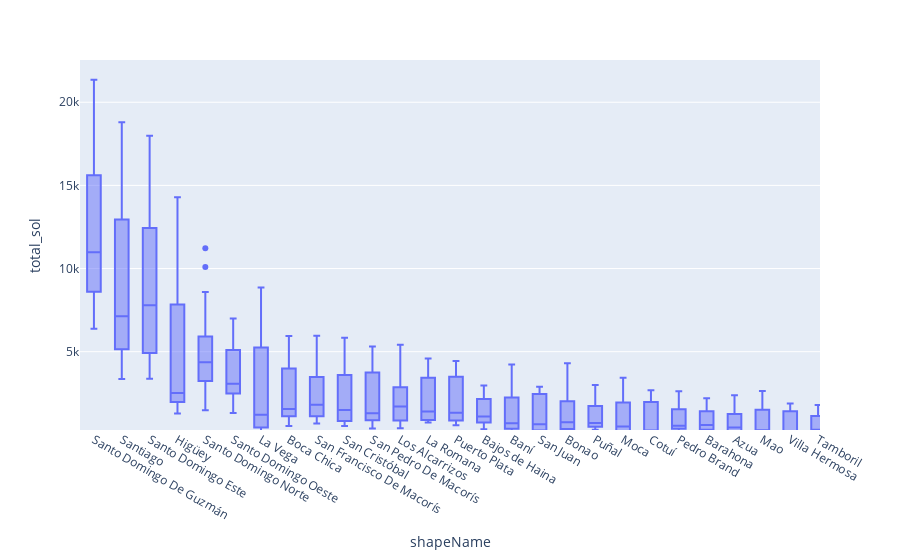

Notebook cell for this chart:
### Code cell
fig = px.box(ntl, x = "shapeName", y = "total_sol")
fig.update_xaxes(categoryorder='total descending')
fig.show()

### Figure 1 — Plotly figure (JSON) as saved in the notebook; plotly's stock layout.template omitted (floating-point values rounded to 4 significant figures; data arrays with more than 128 entries replaced by an {"elided": "..."} marker saying what was removed)
{"data": [{"alignmentgroup": "True", "hovertemplate": "shapeName=%{x}<br>total_sol=%{y}<extra></extra>", "legendgroup": "", "marker": {"color": "#636efa"}, "name": "", "notched": false, "offsetgroup": "", "orientation": "v", "showlegend": false, "type": "box", "x": {"elided": "3726 str values"}, "x0": " ", "xaxis": "x", "y": {"elided": "3726 float values"}, "y0": " ", "yaxis": "y"}], "layout": {"autosize": true, "boxmode": "group", "legend": {"tracegroupgap": 0}, "margin": {"t": 60}, "xaxis": {"anchor": "y", "autorange": false, "categoryorder": "total descending", "domain": [0, 1], "range": [-0.5, 26.07], "title": {"text": "shapeName"}, "type": "category"}, "yaxis": {"anchor": "x", "autorange": false, "domain": [0, 1], "range": [290.3, 22540.0], "title": {"text": "total_sol"}, "type": "linear"}}}
